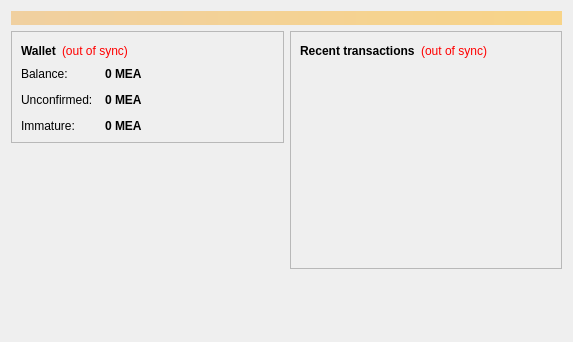
<?xml version="1.0" encoding="UTF-8"?>
<ui version="4.0">
 <class>OverviewPage</class>
 <widget class="QWidget" name="OverviewPage">
  <property name="geometry">
   <rect>
    <x>0</x>
    <y>0</y>
    <width>573</width>
    <height>342</height>
   </rect>
  </property>
  <property name="windowTitle">
   <string>Form</string>
  </property>
  <layout class="QVBoxLayout" name="topLayout">
   <item>
    <widget class="QLabel" name="labelAlerts">
     <property name="visible">
      <bool>false</bool>
     </property>
     <property name="styleSheet">
      <string notr="true">background-color: qlineargradient(x1: 0, y1: 0, x2: 1, y2: 0, stop:0 #F0D0A0, stop:1 #F8D488); color:#000000;</string>
     </property>
     <property name="wordWrap">
      <bool>true</bool>
     </property>
     <property name="margin">
      <number>3</number>
     </property>
    </widget>
   </item>
   <item>
    <layout class="QHBoxLayout" name="horizontalLayout" stretch="1,1">
     <item>
      <layout class="QVBoxLayout" name="verticalLayout_2">
       <item>
        <widget class="QFrame" name="frame">
         <property name="frameShape">
          <enum>QFrame::StyledPanel</enum>
         </property>
         <property name="frameShadow">
          <enum>QFrame::Raised</enum>
         </property>
         <layout class="QVBoxLayout" name="verticalLayout_4">
          <item>
           <layout class="QHBoxLayout" name="horizontalLayout_4">
            <item>
             <widget class="QLabel" name="label_5">
              <property name="font">
               <font>
                <weight>75</weight>
                <bold>true</bold>
               </font>
              </property>
              <property name="text">
               <string>Wallet</string>
              </property>
             </widget>
            </item>
            <item>
             <widget class="QLabel" name="labelWalletStatus">
              <property name="toolTip">
               <string>The displayed information may be out of date. Your wallet automatically synchronizes with the Bitmea network after a connection is established, but this process has not completed yet.</string>
              </property>
              <property name="styleSheet">
               <string notr="true">QLabel { color: red; }</string>
              </property>
              <property name="text">
               <string notr="true">(out of sync)</string>
              </property>
              <property name="alignment">
               <set>Qt::AlignLeading|Qt::AlignLeft|Qt::AlignVCenter</set>
              </property>
             </widget>
            </item>
            <item>
             <spacer name="horizontalSpacer_2">
              <property name="orientation">
               <enum>Qt::Horizontal</enum>
              </property>
              <property name="sizeHint" stdset="0">
               <size>
                <width>40</width>
                <height>20</height>
               </size>
              </property>
             </spacer>
            </item>
           </layout>
          </item>
          <item>
           <layout class="QFormLayout" name="formLayout_2">
            <property name="fieldGrowthPolicy">
             <enum>QFormLayout::AllNonFixedFieldsGrow</enum>
            </property>
            <property name="horizontalSpacing">
             <number>12</number>
            </property>
            <property name="verticalSpacing">
             <number>12</number>
            </property>
            <item row="0" column="0">
             <widget class="QLabel" name="label">
              <property name="text">
               <string>Balance:</string>
              </property>
             </widget>
            </item>
            <item row="0" column="1">
             <widget class="QLabel" name="labelBalance">
              <property name="font">
               <font>
                <weight>75</weight>
                <bold>true</bold>
               </font>
              </property>
              <property name="cursor">
               <cursorShape>IBeamCursor</cursorShape>
              </property>
              <property name="toolTip">
               <string>Your current balance</string>
              </property>
              <property name="text">
               <string notr="true">0 MEA</string>
              </property>
              <property name="textInteractionFlags">
               <set>Qt::LinksAccessibleByMouse|Qt::TextSelectableByKeyboard|Qt::TextSelectableByMouse</set>
              </property>
             </widget>
            </item>
            <item row="1" column="0">
             <widget class="QLabel" name="label_3">
              <property name="text">
               <string>Unconfirmed:</string>
              </property>
             </widget>
            </item>
            <item row="1" column="1">
             <widget class="QLabel" name="labelUnconfirmed">
              <property name="font">
               <font>
                <weight>75</weight>
                <bold>true</bold>
               </font>
              </property>
              <property name="cursor">
               <cursorShape>IBeamCursor</cursorShape>
              </property>
              <property name="toolTip">
               <string>Total of transactions that have yet to be confirmed, and do not yet count toward the current balance</string>
              </property>
              <property name="text">
               <string notr="true">0 MEA</string>
              </property>
              <property name="textInteractionFlags">
               <set>Qt::LinksAccessibleByMouse|Qt::TextSelectableByKeyboard|Qt::TextSelectableByMouse</set>
              </property>
             </widget>
            </item>
            <item row="2" column="0">
             <widget class="QLabel" name="labelImmatureText">
              <property name="text">
               <string>Immature:</string>
              </property>
             </widget>
            </item>
            <item row="2" column="1">
             <widget class="QLabel" name="labelImmature">
              <property name="font">
               <font>
                <weight>75</weight>
                <bold>true</bold>
               </font>
              </property>
              <property name="toolTip">
               <string>Mined balance that has not yet matured</string>
              </property>
              <property name="text">
               <string notr="true">0 MEA</string>
              </property>
              <property name="textInteractionFlags">
               <set>Qt::LinksAccessibleByMouse|Qt::TextSelectableByKeyboard|Qt::TextSelectableByMouse</set>
              </property>
             </widget>
            </item>
           </layout>
          </item>
         </layout>
        </widget>
       </item>
       <item>
        <spacer name="verticalSpacer">
         <property name="orientation">
          <enum>Qt::Vertical</enum>
         </property>
         <property name="sizeHint" stdset="0">
          <size>
           <width>20</width>
           <height>40</height>
          </size>
         </property>
        </spacer>
       </item>
      </layout>
     </item>
     <item>
      <layout class="QVBoxLayout" name="verticalLayout_3">
       <item>
        <widget class="QFrame" name="frame_2">
         <property name="frameShape">
          <enum>QFrame::StyledPanel</enum>
         </property>
         <property name="frameShadow">
          <enum>QFrame::Raised</enum>
         </property>
         <layout class="QVBoxLayout" name="verticalLayout">
          <item>
           <layout class="QHBoxLayout" name="horizontalLayout_2">
            <item>
             <widget class="QLabel" name="label_4">
              <property name="text">
               <string>&lt;b&gt;Recent transactions&lt;/b&gt;</string>
              </property>
             </widget>
            </item>
            <item>
             <widget class="QLabel" name="labelTransactionsStatus">
              <property name="toolTip">
               <string>The displayed information may be out of date. Your wallet automatically synchronizes with the Bitmea network after a connection is established, but this process has not completed yet.</string>
              </property>
              <property name="styleSheet">
               <string notr="true">QLabel { color: red; }</string>
              </property>
              <property name="text">
               <string notr="true">(out of sync)</string>
              </property>
              <property name="alignment">
               <set>Qt::AlignRight|Qt::AlignTrailing|Qt::AlignVCenter</set>
              </property>
             </widget>
            </item>
            <item>
             <spacer name="horizontalSpacer">
              <property name="orientation">
               <enum>Qt::Horizontal</enum>
              </property>
              <property name="sizeHint" stdset="0">
               <size>
                <width>40</width>
                <height>20</height>
               </size>
              </property>
             </spacer>
            </item>
           </layout>
          </item>
          <item>
           <widget class="QListView" name="listTransactions">
            <property name="styleSheet">
             <string notr="true">QListView { background: transparent; }</string>
            </property>
            <property name="frameShape">
             <enum>QFrame::NoFrame</enum>
            </property>
            <property name="verticalScrollBarPolicy">
             <enum>Qt::ScrollBarAlwaysOff</enum>
            </property>
            <property name="horizontalScrollBarPolicy">
             <enum>Qt::ScrollBarAlwaysOff</enum>
            </property>
            <property name="selectionMode">
             <enum>QAbstractItemView::NoSelection</enum>
            </property>
           </widget>
          </item>
         </layout>
        </widget>
       </item>
       <item>
        <spacer name="verticalSpacer_2">
         <property name="orientation">
          <enum>Qt::Vertical</enum>
         </property>
         <property name="sizeHint" stdset="0">
          <size>
           <width>20</width>
           <height>40</height>
          </size>
         </property>
        </spacer>
       </item>
      </layout>
     </item>
    </layout>
   </item>
  </layout>
 </widget>
 <resources/>
 <connections/>
</ui>
